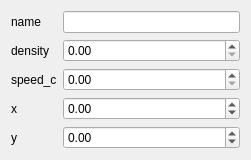
<?xml version="1.0" encoding="UTF-8"?>
<ui version="4.0">
 <class>PolygonInfo</class>
 <widget class="QWidget" name="PolygonInfo">
  <property name="geometry">
   <rect>
    <x>0</x>
    <y>0</y>
    <width>251</width>
    <height>151</height>
   </rect>
  </property>
  <property name="windowTitle">
   <string>Form</string>
  </property>
  <layout class="QVBoxLayout" name="verticalLayout">
   <item>
    <layout class="QFormLayout" name="formLayout">
     <item row="0" column="0">
      <widget class="QLabel" name="label">
       <property name="text">
        <string>name</string>
       </property>
      </widget>
     </item>
     <item row="0" column="1">
      <widget class="QLineEdit" name="nameLine"/>
     </item>
     <item row="1" column="0">
      <widget class="QLabel" name="label_2">
       <property name="text">
        <string>density</string>
       </property>
      </widget>
     </item>
     <item row="1" column="1">
      <widget class="QDoubleSpinBox" name="densityBox">
       <property name="maximum">
        <double>100000.000000000000000</double>
       </property>
      </widget>
     </item>
     <item row="3" column="0">
      <widget class="QLabel" name="label_3">
       <property name="text">
        <string>x</string>
       </property>
      </widget>
     </item>
     <item row="4" column="0">
      <widget class="QLabel" name="label_4">
       <property name="text">
        <string>y</string>
       </property>
      </widget>
     </item>
     <item row="3" column="1">
      <widget class="QDoubleSpinBox" name="xBox">
       <property name="minimum">
        <double>-1000.000000000000000</double>
       </property>
       <property name="maximum">
        <double>10000.000000000000000</double>
       </property>
      </widget>
     </item>
     <item row="4" column="1">
      <widget class="QDoubleSpinBox" name="yBox">
       <property name="minimum">
        <double>-1000.000000000000000</double>
       </property>
       <property name="maximum">
        <double>10000.000000000000000</double>
       </property>
      </widget>
     </item>
     <item row="2" column="0">
      <widget class="QLabel" name="label_5">
       <property name="text">
        <string>speed_c</string>
       </property>
      </widget>
     </item>
     <item row="2" column="1">
      <widget class="QDoubleSpinBox" name="speedCBox">
       <property name="maximum">
        <double>100000.000000000000000</double>
       </property>
      </widget>
     </item>
    </layout>
   </item>
  </layout>
 </widget>
 <resources/>
 <connections/>
</ui>
